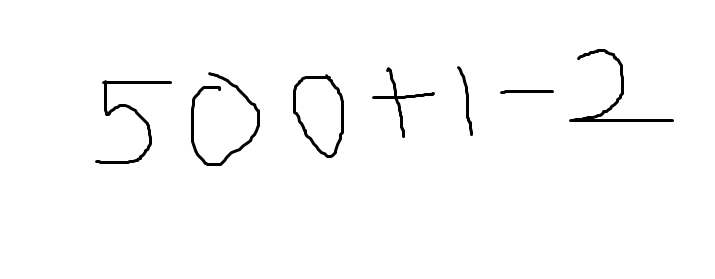
#> input picture Test_images/test9.png, 715 x 279 px
$ jupyter execute --allow-errors train_model.ipynb
#> lines starting #> are read from the running program, lines starting #| are printed output that depends on the picture; after the words box and inside, x2 and y2 are one past the last pixel; in counts of white or black regions, pixels touching at a corner belong together
[cell 1]
# pip install opencv-python

[cell 2]
import cv2
import numpy as np
import matplotlib.pyplot as plt
import tensorflow as tf

[cell 3]
from tensorflow.keras.preprocessing.image import ImageDataGenerator
from tensorflow.keras.preprocessing import image

[cell 4]
def binarize(img):
    img = image.img_to_array(img, dtype='uint8')
    binarized = np.expand_dims(cv2.adaptiveThreshold(img,255,cv2.ADAPTIVE_THRESH_MEAN_C, cv2.THRESH_BINARY,11,2), -1)
    inverted_binary_img = ~binarized
    return inverted_binary_img

[cell 5]
data_dir = 'extracted_images'
batch_size = 32
img_height = 45
img_width = 45

#> (a cell that did not finish here is left out)

#> (a cell that did not finish here is left out)

#> (a cell that did not finish here is left out)

[cell 9]
num_classes = 23

# Build the model
#> (the rest of this cell did not finish here and is left out)

#> (a cell that did not finish here is left out)

#> (a cell that did not finish here is left out)

#> (a cell that did not finish here is left out)

#> (a cell that did not finish here is left out)

[cell 14]
image_dir = "Test_images/"

[cell 15]
def getOverlap(a, b):
     return max(0, min(a[1], b[1]) - max(a[0], b[0]))
def detect_contours(img_path):
    # Given an image path, output bounding box coordinates of an image
    input_image = cv2.imread(img_path, 0) # Load a greyscale image

    # Make a copy to draw bounding box
    input_image_cpy = input_image.copy()

    # Convert the grayscale image to binary (image binarization opencv python), then invert
    binarized = cv2.adaptiveThreshold(input_image_cpy,255,cv2.ADAPTIVE_THRESH_MEAN_C, cv2.THRESH_BINARY,11,2)
    inverted_binary_img = ~binarized

    # Detect contours
    # hierarchy variable contains information about the relationship between each contours
    contours_list, hierarchy = cv2.findContours(inverted_binary_img,
                                           cv2.RETR_TREE,
                                           cv2.CHAIN_APPROX_SIMPLE) # Find contours
    # Detect contours
    l = []
    for c in contours_list:
        x, y, w, h = cv2.boundingRect(c)
        l.append([x, y, w, h])
    # Check whether any overlapping rectangles. We do this in a way such that we only compare each box once with all other boxes.
    lcopy = l.copy()
    keep = []
    while len(lcopy) != 0:
        curr_x, curr_y, curr_w, curr_h = lcopy.pop(0) # Look at next box
        if curr_w * curr_h < 30: # remove very small boxes
            continue
        throw = []
        for i, (x, y, w, h) in enumerate(lcopy):
            curr_interval = [curr_x, curr_x+curr_w]
            next_interval = [x, x+w]
            if getOverlap(curr_interval, next_interval) > 1 : # more than 3 pixels overlap, this is arbitrary
                # Merge the two intervals
                new_interval_x = [min(curr_x, x), max(curr_x+curr_w, x+w)]
                new_interval_y = [min(curr_y, y), max(curr_y+curr_h, y+h)]
                newx, neww = new_interval_x[0], new_interval_x[1] - new_interval_x[0]
                newy, newh = new_interval_y[0], new_interval_y[1] - new_interval_y[0]
                curr_x, curr_y, curr_w, curr_h = newx, newy, neww, newh
                throw.append(i) # Mark this box to throw away later, since it has now been merged with current box
        for ind in sorted(throw, reverse=True): # Sort in reverse order otherwise we will pop incorrectly
            lcopy.pop(ind)
        keep.append([curr_x, curr_y, curr_w, curr_h]) # Keep the current box we are comparing against
    return keep

[cell 16]
import matplotlib.pyplot as plt
import cv2

flag = 1  # flag = 1 for handwritten images, 0 for drawn images
IMAGE = "test9.png"
img_path = "Test_images/" + IMAGE

# Load the image using OpenCV
input_image = cv2.imread(img_path)
#> input_image is the input picture: shape (279, 715, 3); min 0, max 255, mean 250.4

# Convert the image to RGB because OpenCV loads images in BGR format
input_image_rgb = cv2.cvtColor(input_image, cv2.COLOR_BGR2RGB)

# Display the image using matplotlib
plt.imshow(input_image_rgb)
plt.axis('off')  # Turn off axes for a cleaner display
plt.show()

[cell 17]
import cv2
import matplotlib.pyplot as plt

if flag == 1:
    # Read the input image in grayscale mode
    input_image = cv2.imread(img_path, cv2.IMREAD_GRAYSCALE)
#> input_image: shape (279, 715); min 0, max 255, mean 250.4
    if input_image is None:
        raise FileNotFoundError(f"Image not found at path: {img_path}")

    # Apply binary thresholding
    ret, bw_img = cv2.threshold(input_image, 127, 255, cv2.THRESH_BINARY)
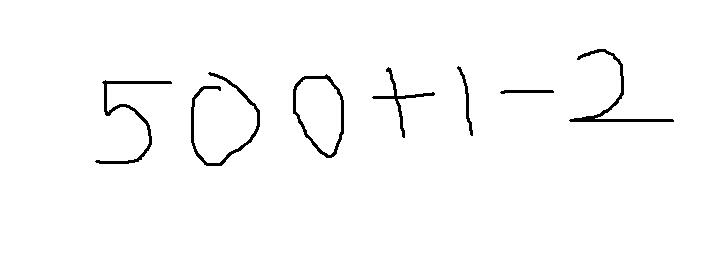
#> bw_img: shape (279, 715); 98.2% white; 7 black regions, largest, box (x1, y1, x2, y2) and area: (191, 72, 260, 166) 792, (569, 49, 674, 122) 727, (95, 80, 172, 164) 725

    # Display the binary image using grayscale colormap
    plt.imshow(bw_img, cmap='gray')
    plt.show()

    # Save the binary image
    cv2.imwrite('Test_images/savedimage.jpg', bw_img)

    # Make a copy of the binary image
    input_image_cpy = bw_img.copy()

    # Call the detect_contours function
    keep = detect_contours(image_dir + 'savedimage.jpg')
#> in detect_contours, `binarized = cv2.adaptiveThreshold(input_image_cpy,255,cv2.ADAPTIVE_THR..`:
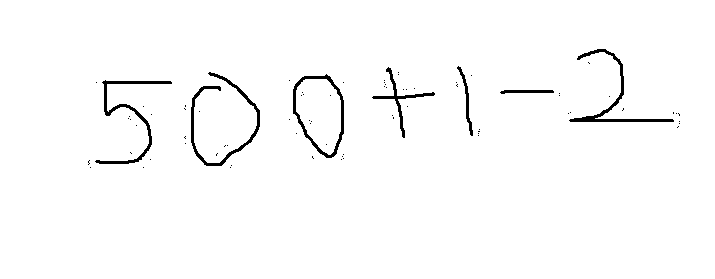
#> binarized: shape (279, 715); 98.1% white; 79 black regions (72 under 20 px), largest, box (x1, y1, x2, y2) and area: (191, 72, 260, 166) 792, (569, 49, 674, 122) 727, (95, 80, 172, 164) 725
#> in detect_contours, `inverted_binary_img = ~binarized`: inverted_binary_img: shape (279, 715); 1.9% white; 79 white regions (72 under 20 px)
#> in detect_contours, `contours_list, hierarchy = cv2.findContours(inverted_binary_img, cv2.R..`: contours_list = 80 contours, 72 with area under 20; largest, box (x1, y1, x2, y2) and area: (293, 74, 344, 158) 3103, (295, 78, 342, 156) 2635, (191, 72, 260, 166) 568, (569, 49, 674, 122) 513, (95, 80, 172, 164) 504, (372, 67, 435, 138) 282, (457, 66, 473, 136) 146, (500, 90, 554, 94) 106
#> the loop in detect_contours, `for c in contours_list:` made 80 passes
#> (x, y, w, h) on passes 1, 2, 3, 4, 5, 6, 7, 8, 9, 11, 14, 16: (230, 167, 1, 1), (143, 167, 1, 1), (90, 167, 1, 1), (231, 165, 1, 1), (88, 160, 2, 5), (341, 159, 1, 1), (150, 159, 1, 1), (343, 158, 1, 1), (342, 156, 1, 1), (343, 154, 1, 1), (227, 145, 1, 1), (185, 143, 1, 1)
#> (c, x, y, w, h) on passes 10, 12, 13, 15, 17, 21: ([[312, 156], [312, 157], [313, 158], [312, 157]], 312, 156, 2, 3), ([[217, 153], [216, 154], [216, 155], [216, 154]], 216, 153, 2, 3), ([[130, 152], [131, 153]], 130, 152, 2, 2), ([[225, 145], [224, 146]], 224, 145, 2, 2), ([[185, 136], [184, 137], [185, 138], [184, 137]], 184, 136, 2, 3), ([[478, 131], [479, 131]], 478, 131, 2, 1)
#> after the loop in detect_contours, `for c in contours_list:`: l = 80 items, first 6: [230, 167, 1, 1], [143, 167, 1, 1], [90, 167, 1, 1], [231, 165, 1, 1], [88, 160, 2, 5], [341, 159, 1, 1]
#> in detect_contours, `lcopy = l.copy()`: lcopy has the same summary as l
#> the loop in detect_contours, `while len(lcopy) != 0:` made 79 passes
#> after the loop in detect_contours, `while len(lcopy) != 0:`: keep = [[500, 90, 54, 4], [95, 80, 77, 84], [293, 74, 51, 84], [191, 72, 69, 94], [372, 67, 63, 71], [457, 66, 16, 70], [569, 49, 105, 73]]; lcopy = []
    print(len(keep))
#| 7
    img_path = image_dir + 'savedimage.jpg'

else:
    # Read the input image in grayscale mode
    input_image = cv2.imread(img_path, cv2.IMREAD_GRAYSCALE)
    if input_image is None:
        raise FileNotFoundError(f"Image not found at path: {img_path}")

    # Make a copy of the input image
    input_image_cpy = input_image.copy()

    # Call the detect_contours function
    keep = detect_contours(image_dir + IMAGE)
    print(len(keep))

[cell 18]
#Visualise how the bounding boxes look like
for (x, y, w, h) in keep:
    cv2.rectangle(input_image_cpy, (x, y), (x + w, y + h), (0, 0, 255), 1)
#> this loop made 7 passes
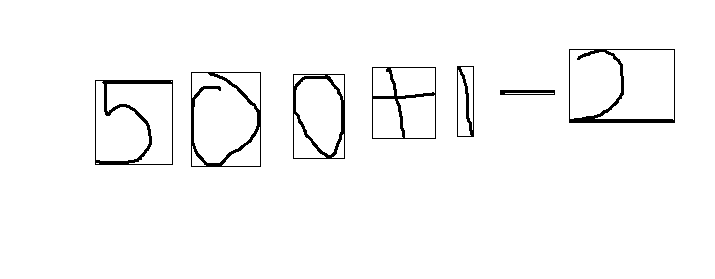
#> input_image_cpy: shape (279, 715); 97.3% white; 7 black regions, largest, box (x1, y1, x2, y2) and area: (191, 72, 261, 167) 1080, (569, 49, 675, 123) 1073, (95, 80, 173, 165) 1045
plt.imshow(input_image_cpy, cmap='gray')
plt.show()

$ run again, with Test_images/test7.png copied over Test_images/test9.png
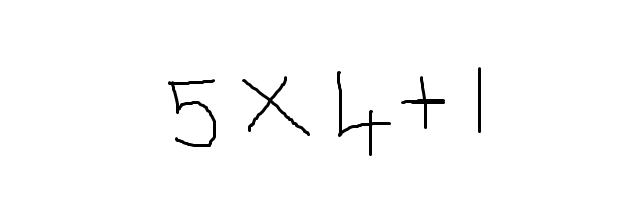
#> input picture Test_images/test7.png, 618 x 223 px
#> input_image is the input picture: shape (223, 618, 3); min 0, max 255, mean 251.2
#> `ret, bw_img = cv2.threshold(input_image, 127, 255, cv2.THRESH_BINARY)`:
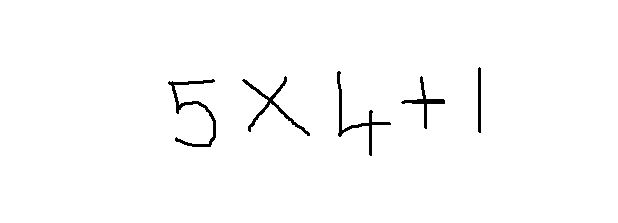
#> bw_img: shape (223, 618); 98.5% white; 5 black regions, box (x1, y1, x2, y2) and area: (168, 79, 216, 147) 573, (242, 76, 310, 136) 488, (337, 71, 391, 156) 483, (401, 76, 445, 129) 334, (478, 67, 481, 133) 195
#> inverted_binary_img: shape (223, 618); 1.5% white; 41 white regions (36 under 20 px)
#> contours_list = 41 contours, 36 with area under 20; largest, box (x1, y1, x2, y2) and area: (168, 79, 216, 147) 399, (242, 76, 310, 136) 361, (337, 71, 391, 156) 329, (401, 76, 445, 129) 244, (478, 67, 481, 133) 128
#> the loop in detect_contours, `for c in contours_list:` made 41 passes
#> (x, y, w, h) on passes 1, 2, 4, 5, 6, 7, 8, 9: (343, 142, 1, 1), (336, 142, 1, 1), (168, 140, 1, 1), (169, 137, 1, 1), (191, 136, 1, 1), (296, 135, 1, 1), (472, 134, 1, 1), (429, 134, 1, 1)
#> after the loop in detect_contours, `for c in contours_list:`: l = 41 items, first 6: [343, 142, 1, 1], [336, 142, 1, 1], [168, 142, 2, 2], [168, 140, 1, 1], [169, 137, 1, 1], [191, 136, 1, 1]
#> in detect_contours, `lcopy = l.copy()`: lcopy has the same summary as l
#> the loop in detect_contours, `while len(lcopy) != 0:` made 37 passes
#> after the loop in detect_contours, `while len(lcopy) != 0:`: keep = [[168, 72, 48, 75], [401, 76, 44, 53], [242, 76, 68, 60], [337, 64, 54, 92], [478, 67, 3, 66]]; lcopy = []
#| 5
#> the loop `for (x, y, w, h) in keep:` made 5 passes
#> after the loop `for (x, y, w, h) in keep:`:
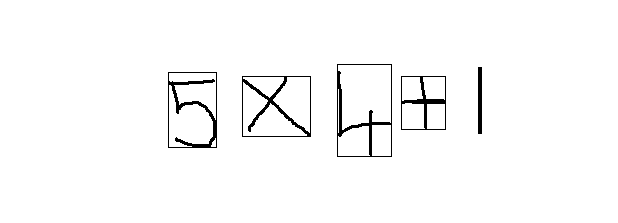
#> input_image_cpy: shape (223, 618); 97.7% white; 5 black regions, box (x1, y1, x2, y2) and area: (168, 72, 217, 148) 817, (337, 64, 392, 157) 763, (242, 76, 311, 137) 742, (401, 76, 446, 130) 526, (478, 67, 482, 134) 268

$ run again, with Test_images/lexp1p.png copied over Test_images/test9.png
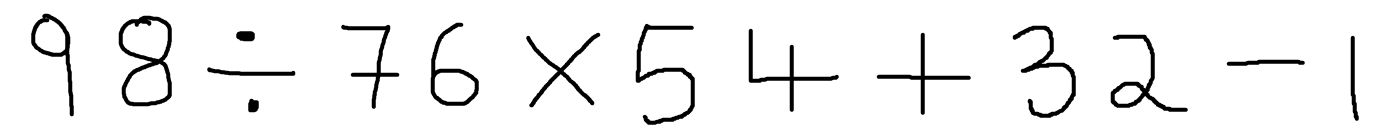
#> input picture Test_images/lexp1p.png, 2764 x 280 px (shown at 1/2 size)
#> input_image is the input picture: shape (280, 2764, 3); min 0, max 255, mean 241.8
#> bw_img: shape (280, 2764); 94.5% white; 15 black regions, largest, box (x1, y1, x2, y2) and area: (237, 31, 344, 213) 5137, (1271, 48, 1390, 250) 4402, (2025, 51, 2152, 236) 3975
#> binarized: shape (280, 2764); 94.5% white; 279 black regions (264 under 20 px), largest, box (x1, y1, x2, y2) and area: (237, 31, 344, 213) 5100, (1271, 48, 1390, 250) 4402, (2025, 51, 2152, 236) 3968
#> in detect_contours, `inverted_binary_img = ~binarized`:
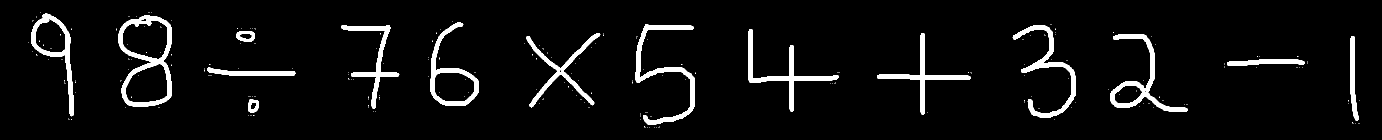
#> inverted_binary_img: shape (280, 2764) (shown at 1/2 size); 5.5% white; 279 white regions (264 under 20 px)
#> contours_list = 299 contours, 276 with area under 20; largest, box (x1, y1, x2, y2) and area: (237, 31, 344, 213) 15023, (861, 45, 958, 212) 6942, (62, 27, 148, 233) 5994, (245, 40, 336, 119) 5402, (2221, 69, 2376, 224) 5022
#> the loop in detect_contours, `for c in contours_list:` made 299 passes
#> (x, y, w, h) on passes 1 to 3: (1313, 255, 1, 1), (1309, 255, 1, 1), (1298, 255, 1, 1)
#> after the loop in detect_contours, `for c in contours_list:`: l = 299 items, first 6: [1313, 255, 1, 1], [1309, 255, 1, 1], [1298, 255, 1, 1], [1294, 255, 1, 1], [1316, 254, 1, 1], [1291, 254, 1, 1]
#> in detect_contours, `lcopy = l.copy()`: lcopy has the same summary as l
#> the loop in detect_contours, `while len(lcopy) != 0:` made 266 passes
#> after the loop in detect_contours, `while len(lcopy) != 0:`: keep = 13 items, first 6: [415, 56, 176, 169], [2454, 112, 156, 20], [2701, 72, 17, 170], [2221, 64, 155, 160], [1754, 66, 188, 164], [1053, 66, 148, 149]; lcopy = []
#| 13
#> the loop `for (x, y, w, h) in keep:` made 13 passes
#> after the loop `for (x, y, w, h) in keep:`:
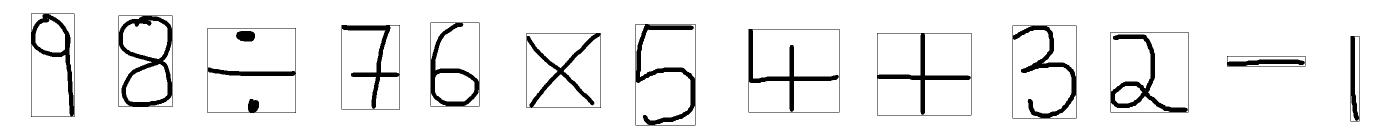
#> input_image_cpy: shape (280, 2764) (shown at 1/2 size); 93.6% white; 14 black regions, largest, box (x1, y1, x2, y2) and area: (237, 31, 345, 214) 5683, (1271, 48, 1391, 251) 5022, (2025, 51, 2153, 237) 4573

$ run again, with Test_images/lexpf1.png copied over Test_images/test9.png
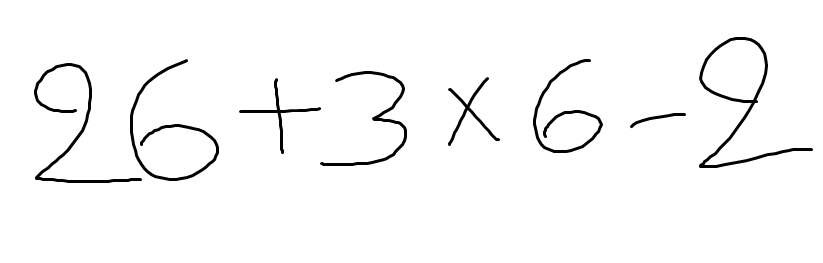
#> input picture Test_images/lexpf1.png, 823 x 263 px
#> input_image is the input picture: shape (263, 823, 3); min 0, max 255, mean 248.1
#> `ret, bw_img = cv2.threshold(input_image, 127, 255, cv2.THRESH_BINARY)`:
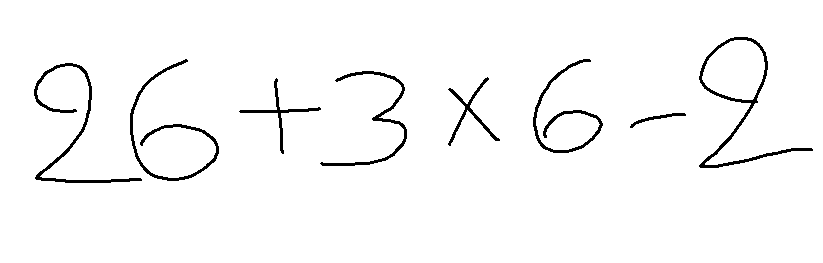
#> bw_img: shape (263, 823); 97.2% white; 8 black regions, largest, box (x1, y1, x2, y2) and area: (699, 37, 813, 168) 1229, (34, 63, 142, 183) 1076, (130, 59, 219, 181) 992
#> inverted_binary_img: shape (263, 823); 2.9% white; 162 white regions (154 under 20 px)
#> contours_list = 163 contours, 154 with area under 20; largest, box (x1, y1, x2, y2) and area: (699, 37, 813, 168) 3805, (701, 39, 766, 101) 2937, (34, 63, 142, 183) 755, (130, 59, 219, 181) 698, (533, 59, 603, 153) 583
#> the loop in detect_contours, `for c in contours_list:` made 163 passes
#> (x, y, w, h) on passes 1 to 3: (197, 183, 1, 1), (137, 172, 1, 1), (185, 169, 1, 1)
#> after the loop in detect_contours, `for c in contours_list:`: l = 163 items, first 6: [197, 183, 1, 1], [137, 172, 1, 1], [185, 169, 1, 1], [187, 168, 1, 1], [157, 168, 1, 1], [753, 167, 1, 1]
#> in detect_contours, `lcopy = l.copy()`: lcopy has the same summary as l
#> the loop in detect_contours, `while len(lcopy) != 0:` made 157 passes
#> after the loop in detect_contours, `while len(lcopy) != 0:`: keep = [[630, 113, 56, 15], [239, 78, 82, 76], [448, 77, 52, 69], [320, 64, 87, 102], [34, 56, 185, 127], [533, 59, 70, 94], [699, 37, 114, 131]]; lcopy = []
#| 7
#> the loop `for (x, y, w, h) in keep:` made 7 passes
#> after the loop `for (x, y, w, h) in keep:`:
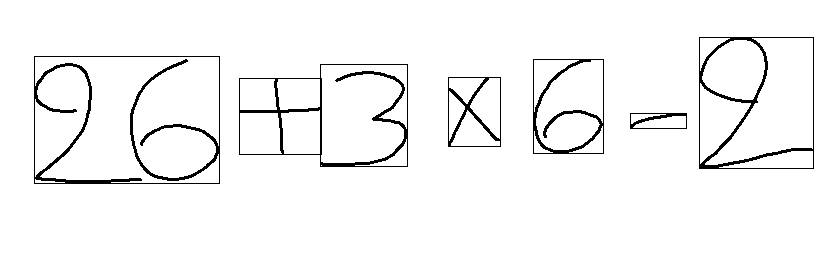
#> input_image_cpy: shape (263, 823); 96.1% white; 6 black regions, box (x1, y1, x2, y2) and area: (34, 56, 220, 184) 2685, (239, 64, 408, 167) 1939, (699, 37, 814, 169) 1699, (533, 59, 604, 154) 1133, (448, 77, 501, 147) 705, (630, 113, 687, 129) 303
